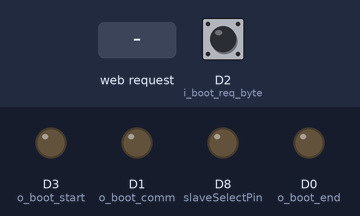
Bench run of a sketch on a simulated ESP8266 (NodeMCU). On the bench: output pins drawn as LEDs (lit = HIGH). The test bench sets the inputs (shaded band); at power-on: D2 (i_boot_req_byte) HIGH. WiFi joins after 1.5 s; servers stay silent unless stated; what the sketch prints to the serial monitor is not drawn.

Above: at 2.7 s.
2.8 s: D2 (i_boot_req_byte) pulled LOW for 0.15 s
At 3.8 s:
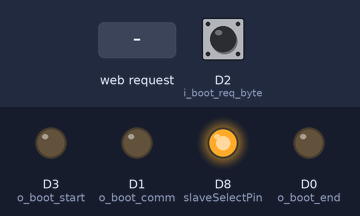
4.4 s: HTTP request GET /data received
At 5.1 s:
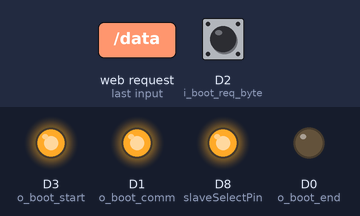
At 6.1 s:
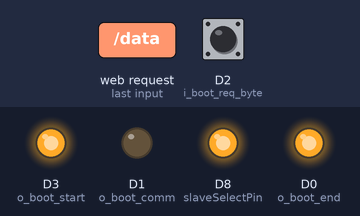
Timing chart, 0 to 7.6 s (numbered marks = the images above; inputs shaded):
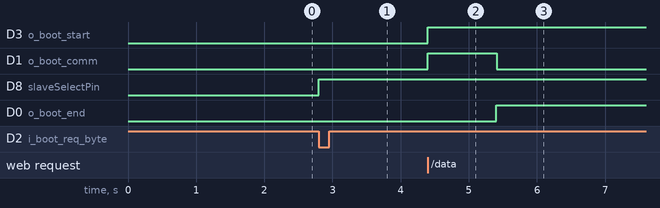

Measured:
- after the input at 2.8 s, D8 (slaveSelectPin): LOW → HIGH at once
- after the input at 4.4 s, D3 (o_boot_start): LOW → HIGH at once; D1 (o_boot_comm): LOW → HIGH at once, → LOW 1.0 s later; D0 (o_boot_end): LOW → HIGH after 1.0 s

The sketch:

nodemcu_fpga_server.ino
```cpp
// (licence header left out)
#include <ESP8266WebServer.h>
#include <ESP8266WiFi.h>
#include<SPI.h>
#include "base64.hpp" //https://github.com/Densaugeo/base64_arduino

ESP8266WebServer server(3000); //creating the server at port 3000

const char* ssid = ""; // Rellena con el nombre de tu red WiFi
const char* password = ""; // Rellena con la contraseña de tu red WiFi

//sclk:D5
//miso:D6
//mosi:D7
//cs:D8

IPAddress ip(192, 168, 1, 40);
IPAddress gateway(192, 168, 1, 1);
IPAddress subnet(255, 255, 255, 0);

const int slaveSelectPin = D8;
const int o_boot_start = D3;
const int o_boot_end = D0;
const int o_boot_comm = D1;
const int i_boot_req_byte = D2;


int interruptCounter = 0;
int n_block = 0;
int total_blocks = 0;
int finished_send = 0;
byte data[512];
byte aux_buffer[1024];
int bytes_sends = 0;
int total_bytes = 0;
int counter_blocks = 0;
unsigned long timemillisA = 0;
unsigned long timemillisB = 0;

int error = 0;

void setup() {
  Serial.begin(115200);

  delay(10);

  // Conectamos a la red WiFi

  Serial.println();
  Serial.println();
  Serial.print("Connecting to ");
  Serial.println(ssid);

  WiFi.config(ip,gateway,subnet);
  WiFi.mode(WIFI_STA); // Modo cliente WiFi
  WiFi.begin(ssid, password);

  while (WiFi.status() != WL_CONNECTED) {
    delay(500);
    Serial.print(".");
  }

  Serial.println("");
  Serial.println("WiFi connected");
  Serial.println("IP address: ");
  Serial.println(WiFi.localIP()); // Mostramos la IP


  server.on("/data", handleJSON);
  server.begin();

  //SPI

  pinMode(slaveSelectPin, OUTPUT);
  pinMode(o_boot_start, OUTPUT);
  pinMode(o_boot_end, OUTPUT);
  pinMode(o_boot_comm, OUTPUT);
  pinMode(i_boot_req_byte,INPUT_PULLUP);
  attachInterrupt(digitalPinToInterrupt(i_boot_req_byte), handleInterrupt, FALLING);
  SPI.begin() ;
  SPI.beginTransaction(SPISettings(20000000, MSBFIRST, SPI_MODE0));//20Mhz
  digitalWrite(o_boot_start,LOW);
  digitalWrite(o_boot_comm,LOW);
  digitalWrite(o_boot_end,LOW);
  digitalWrite(slaveSelectPin, LOW);


  interruptCounter = 0;

}

void handleInterrupt() {
  cli();
  digitalWrite(slaveSelectPin, LOW);
  SPI.transfer(data[interruptCounter]);
  digitalWrite(slaveSelectPin, HIGH);
  interruptCounter++;
  if(interruptCounter == bytes_sends - 1){
    digitalWrite(o_boot_comm,LOW);
  }
  if(interruptCounter >= bytes_sends){
    /*
    Serial.print("terminado envio de : ");
    Serial.print(bytes_sends);
    Serial.println(" bytes");
    */
    interruptCounter = 0;
    finished_send = 1;
    detachInterrupt(i_boot_req_byte);
  }
  sei();
}


void handleJSON() {
  digitalWrite(slaveSelectPin, HIGH);
  error = 0;

  timemillisA = 0;
  timemillisB = 0;
  interruptCounter = 0;
  attachInterrupt(digitalPinToInterrupt(i_boot_req_byte), handleInterrupt, FALLING);
  unsigned long StartTime = millis();
  digitalWrite(o_boot_end,LOW);
  digitalWrite(o_boot_start,HIGH);
  digitalWrite(o_boot_comm,LOW);
  total_bytes = server.arg("total_bytes").toInt();
  String encoded_string = server.arg("data");
  encoded_string.getBytes(aux_buffer,encoded_string.length());
  n_block = server.arg("n_block").toInt();
  total_blocks = server.arg("total_blocks").toInt();

  /*
  Serial.print("total_bytes : ");
  Serial.println(total_bytes);
  Serial.print("n_block : ");
  Serial.println(n_block);
  Serial.print("total_blocks : ");
  Serial.println(total_blocks);
  Serial.print("counter_blocks : ");
  Serial.println(counter_blocks);
  */

  unsigned long StartTimeBlockID = millis();
  finished_send = 0;
  //prepara valores para la interrupcion
  //primero enviar n_block
  data[3] = (byte)(n_block);
  data[2] = (byte)(n_block>>8);
  data[1] = (byte)(n_block>>16);
  data[0] = (byte)(n_block>>24);
  bytes_sends = 4;
  timemillisB = millis();
  digitalWrite(o_boot_comm,HIGH);
  do{
    timemillisA = millis();

    if((timemillisA - timemillisB)>1000){
      finished_send = 1;
      delayMicros(3000);
      digitalWrite(o_boot_end,HIGH);
      delayMicros(3000);
      detachInterrupt(i_boot_req_byte);
      digitalWrite(o_boot_comm,LOW);
      delayMicros(100);

      return server.send(404,"text/plain","error");
    }

  }while(finished_send == 0);
  attachInterrupt(digitalPinToInterrupt(i_boot_req_byte), handleInterrupt, FALLING);
  digitalWrite(o_boot_comm,LOW);
  unsigned long EndTimeBlockID = millis();
  //Serial.println("terminado envio n_block");
  finished_send = 0;
  //attachInterrupt(digitalPinToInterrupt(i_boot_req_byte), handleInterrupt, FALLING);

  //enviar total_bytes
  data[3] = (byte)(total_bytes);
  data[2] = (byte)(total_bytes>>8);
  data[1] = (byte)(total_bytes>>16);
  data[0] = (byte)(total_bytes>>24);
  bytes_sends = 4;
  digitalWrite(o_boot_comm,HIGH);
  timemillisB = millis();
  do{
    timemillisA = millis();

    if((timemillisA - timemillisB)>1000){

      finished_send = 1;
      delayMicros(3000);
      digitalWrite(o_boot_end,HIGH);
      delayMicros(3000);
      detachInterrupt(i_boot_req_byte);
      digitalWrite(o_boot_comm,LOW);
      delayMicros(100);

      return server.send(404,"text/plain","error");
    }
  }while(finished_send == 0);
  attachInterrupt(digitalPinToInterrupt(i_boot_req_byte), handleInterrupt, FALLING);
  digitalWrite(o_boot_comm,LOW);
  //Serial.println("terminado envio total_bytes");
  finished_send = 0;
  //attachInterrupt(digitalPinToInterrupt(i_boot_req_byte), handleInterrupt, FALLING);

  //enviar data
  //data_server.getBytes(data,total_bytes);
  unsigned long StartTimeDecode = millis();
  decode_base64(aux_buffer,data);
  unsigned long EndTimeDecode = millis();
  unsigned long StartTimeData = millis();
  bytes_sends = total_bytes;
  digitalWrite(o_boot_comm,HIGH);
  timemillisB = millis();
  do{
    timemillisA = millis();

    if((timemillisA - timemillisB)>1000){

      finished_send = 1;
      delayMicros(3000);
      digitalWrite(o_boot_end,HIGH);
      delayMicros(3000);
      detachInterrupt(i_boot_req_byte);
      digitalWrite(o_boot_comm,LOW);
      delayMicros(100);

      return server.send(404,"text/plain","error");
    }
  }while(finished_send == 0);
  attachInterrupt(digitalPinToInterrupt(i_boot_req_byte), handleInterrupt, FALLING);
  digitalWrite(o_boot_comm,LOW);
  unsigned long EndTimeData = millis();
  //Serial.println("terminado envio data");
  finished_send = 0;
  //attachInterrupt(digitalPinToInterrupt(i_boot_req_byte), handleInterrupt, FALLING);

  counter_blocks++;

  if(counter_blocks == total_blocks){
    Serial.println("FIN");
    digitalWrite(o_boot_start,LOW);
    delayMicros(100);
    digitalWrite(o_boot_end,HIGH);
    delayMicros(100);
    digitalWrite(o_boot_end,LOW);
    counter_blocks = 0;
  }
  unsigned long CurrentTime = millis();
  unsigned long ElapsedTime = CurrentTime - StartTime;
  unsigned long ElapsedTimeBlockID = EndTimeBlockID - StartTimeBlockID;
  unsigned long ElapsedTimeDecode = EndTimeDecode - StartTimeDecode;
  unsigned long ElapsedTimeData = EndTimeData - StartTimeData;


  server.send(200,"text/plain",String(ElapsedTime)+","+String(ElapsedTimeBlockID)+","+String(ElapsedTimeDecode)+","+String(ElapsedTimeData));


}


void delayMicros(int interval){
  unsigned long timeA = micros();
  unsigned long timeB = micros() + interval;
  do{
    timeA = micros();
  }while(timeA < timeB);
}

void loop() {
  server.handleClient(); //this is required for handling the incoming requests
}
```
